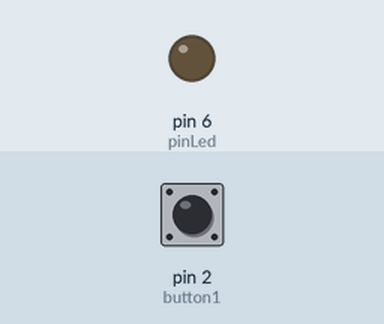
The sketch below on a simulated Arduino Uno, built with avr-gcc and run on an emulated ATmega328P. On the bench: output pins drawn as LEDs (lit = HIGH). Inputs (shaded band) come from the test bench; at power-on: pin 2 (button1) HIGH.

Above: at 1.2 s.
1.3 s: pin 2 (button1) pulled LOW for 0.15 s
At 1.37 s:
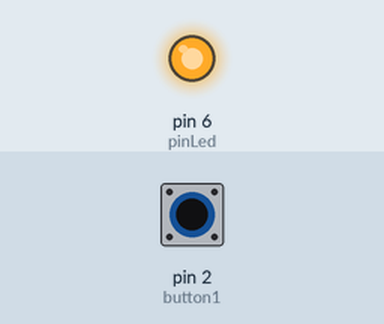
2.9 s: pin 2 (button1) pulled LOW for 3.2 s
At 7.3 s:
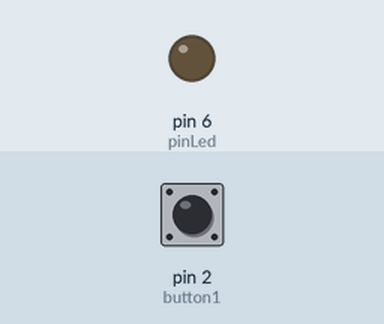
Timing chart, 0 to 8.8 s (numbered marks = the images above; inputs shaded):
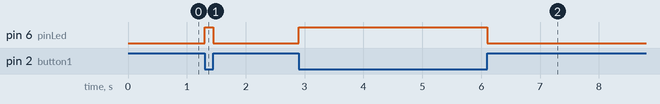

The sketch:

sketch_sep23e.ino
```cpp
// Hidupkan LED ketika tombol ditekan

int button1 = 2;
int pinLed = 6;
int btnState = 0;

void setup() {
  // put your setup code here, to run once:
  pinMode (pinLed, OUTPUT);
  pinMode (button1, INPUT);
}
void loop() {
  // put your main code here, to run repeatedly:
  btnState = digitalRead(button1);
  if (btnState == LOW){
    digitalWrite(pinLed, HIGH);
  } else {
    digitalWrite(pinLed, LOW);
  }
}
```

Measured:
- after the input at 1.3 s, pin 6 (pinLed): LOW → HIGH at once, → LOW 0.15 s later
- after the input at 2.9 s, pin 6 (pinLed): LOW → HIGH at once, → LOW 3.2 s later
